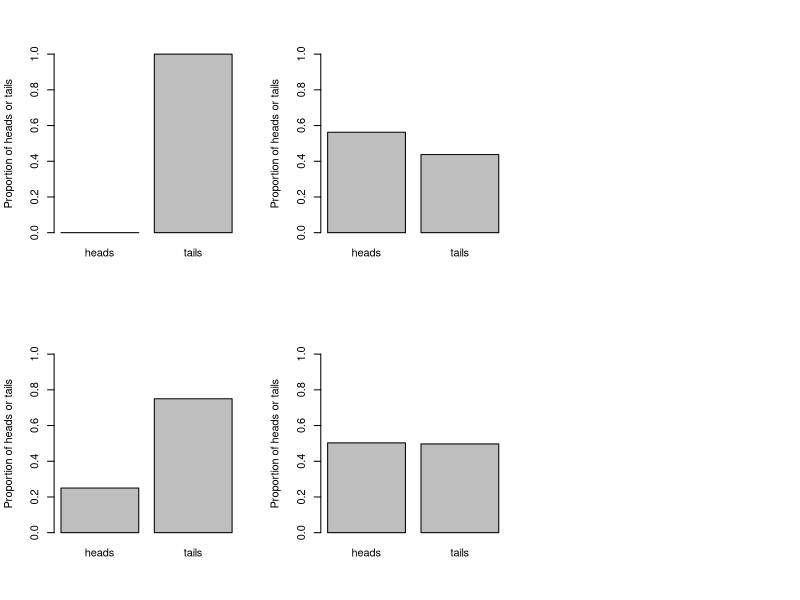

Write the R code that produced this figure.
#### Randomly drawing values from a Bernoulli probability distribution
#### with p = 0.5

#### (The Bernoulli dist. is a special case of the binomial dist.)

#### Say 0 is "heads" and 1 is "tails" in our coin flip example       
set.seed(344)
par(mfcol=c(2,3))

## Draw 1 single value (e.g. flip the coin once)    
samp_1flips <- rbinom(n=1, size=1, prob=0.5)#size=1 makes it Bernoulli     
barplot(height=c(sum(samp_1flips==0)/length(samp_1flips),
                 sum(samp_1flips!=0)/length(samp_1flips)), 
        names.arg=c("heads", "tails"),
        ylab="Proportion of heads or tails",
        ylim=c(0,1))

## Draw 8 values (e.g. flip the coin 8 times)
samp_8flips <- rbinom(n=8, size=1, prob=0.5)#size=1 makes it Bernoulli     
barplot(height=c(sum(samp_8flips==0)/length(samp_8flips),
                 sum(samp_8flips!=0)/length(samp_8flips)), 
        names.arg=c("heads", "tails"),
        ylab="Proportion of heads or tails",
        ylim=c(0,1))



## Draw 16 values (e.g. flip the coin 16 times)


## Draw 32 values (e.g. flip the coin 32 times)
samp_32flips <- rbinom(n=32, size=1, prob=0.5)#size=1 makes it Bernoulli     
barplot(height=c(sum(samp_32flips==0)/length(samp_32flips),
                 sum(samp_32flips!=0)/length(samp_32flips)), 
        names.arg=c("heads", "tails"),
        ylab="Proportion of heads or tails",
        ylim=c(0,1))


## Draw 400 values (e.g. flip the coin 400 times)


## Draw 1000 values (e.g. flip the coin 1000 times)
samp_1000flips <- rbinom(n=1000, size=1, prob=0.5)#size=1 makes it Bernoulli     
barplot(height=c(sum(samp_1000flips==0)/length(samp_1000flips),
                 sum(samp_1000flips!=0)/length(samp_1000flips)), 
        names.arg=c("heads", "tails"),
        ylab="Proportion of heads or tails",
        ylim=c(0,1))
